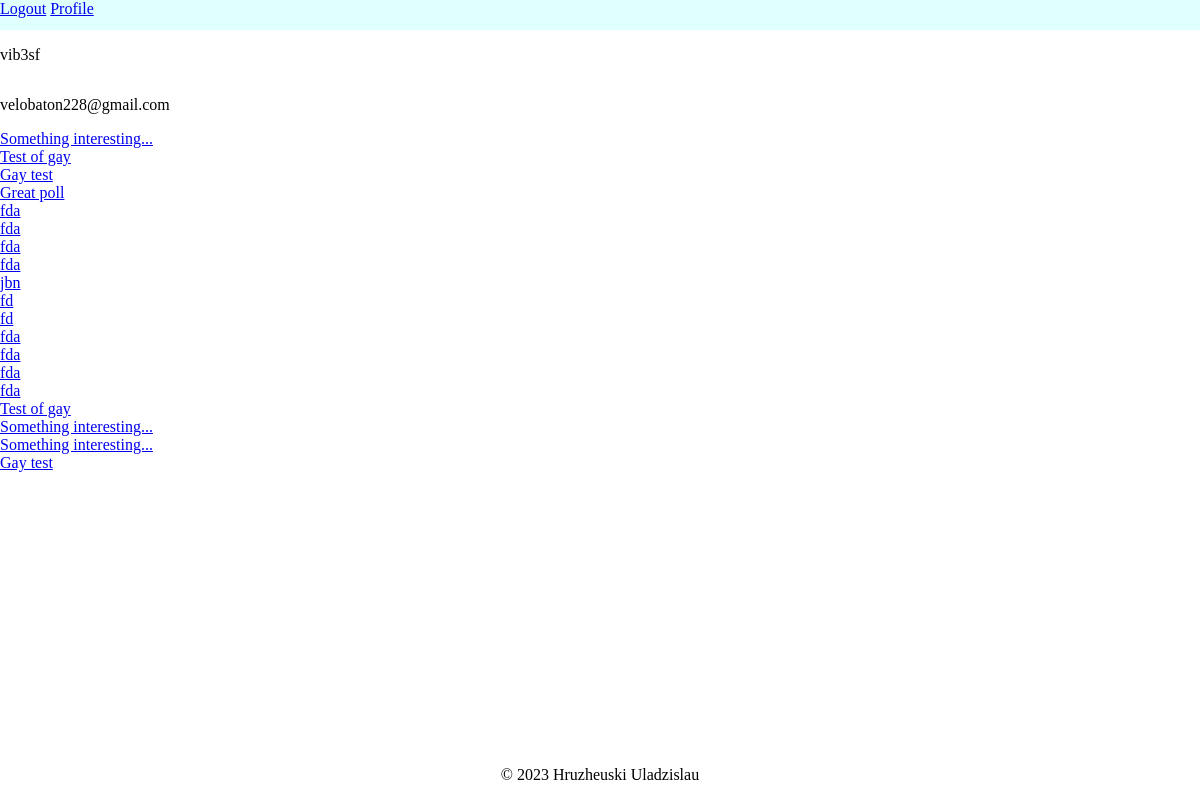
Before: /profile/ (signed in) with the older database file.
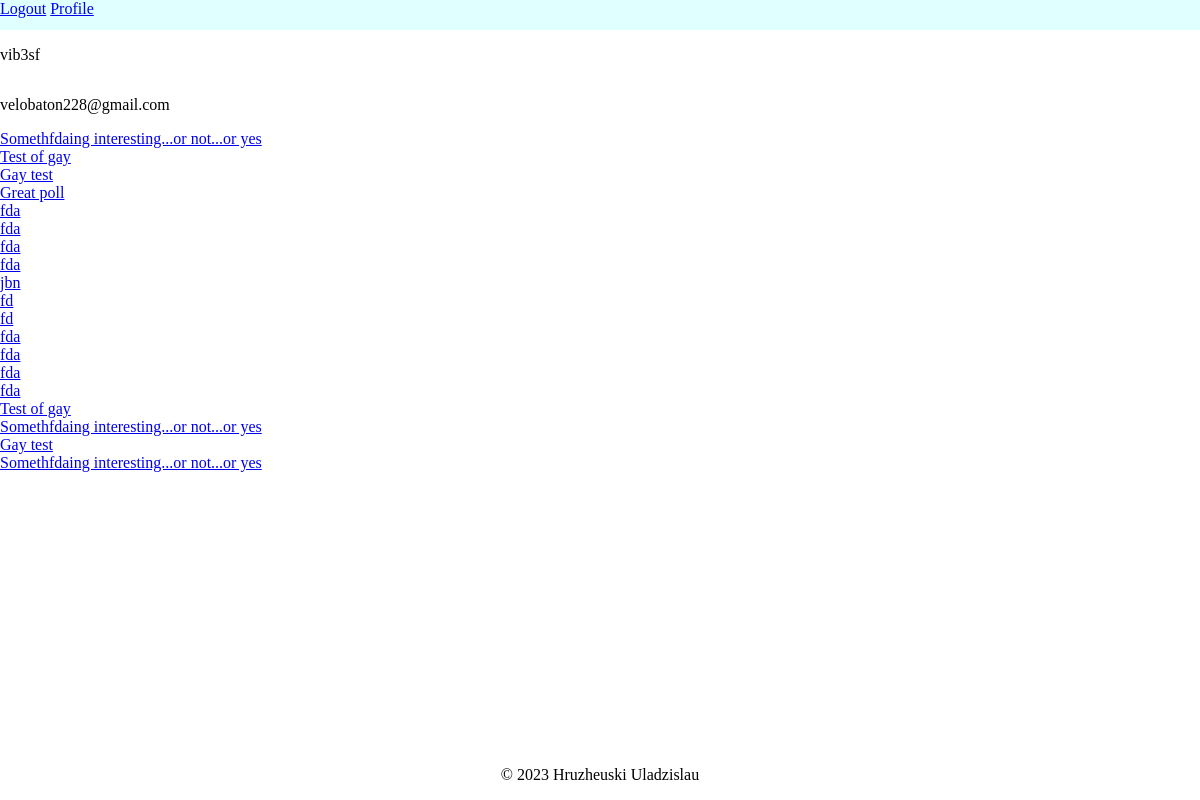
After: the same page with the newer database file.
### polls/models.py (models this page shows)
class Poll(models.Model):
    poll_text = models.CharField(max_length=200)
    creator = models.ForeignKey(User, on_delete=models.CASCADE)
    pub_date = models.DateTimeField(auto_now_add=True)
    def get_absolute_url(self):
        return reverse('show_poll', kwargs={'poll_id': self.id})
    def __str__(self):
        return self.poll_text

### users/views.py (the view)
# urls.py: path('profile/', login_required(Profile.as_view()), name='profile'),
@method_decorator(login_required, name="dispatch")
class Profile(TemplateView):
    template_name = "users/profile.html"
    model = Poll
    def get_context_data(self, *, object_list=None, **kwargs):
        context = super().get_context_data(**kwargs)
        context.update({
            'user_polls': self.request.user.poll_set.all(),
            'completed_polls': Poll.objects.filter(question__choice__vote__voter=self.request.user)
        })
        return context

### users/templates/users/profile.html
{% extends "polls/base.html" %}
{% block content %}
    <p> {{ user.username }}</p>
    <p> {{ user.email }}</p>
    {% for poll in user_polls %}
        <a href="{{ poll.get_absolute_url }}">{{ poll }}</a>
    {% endfor %}
    {% for poll in completed_polls %}
        <a href="{{ poll.get_absolute_url }}">{{ poll }}</a>
    {% endfor %}
{% endblock content %}

Changed rows visible on the page:
changed Poll: poll_text "Something interesting..." → "Somethfdaing interesting...or not...or yes"
